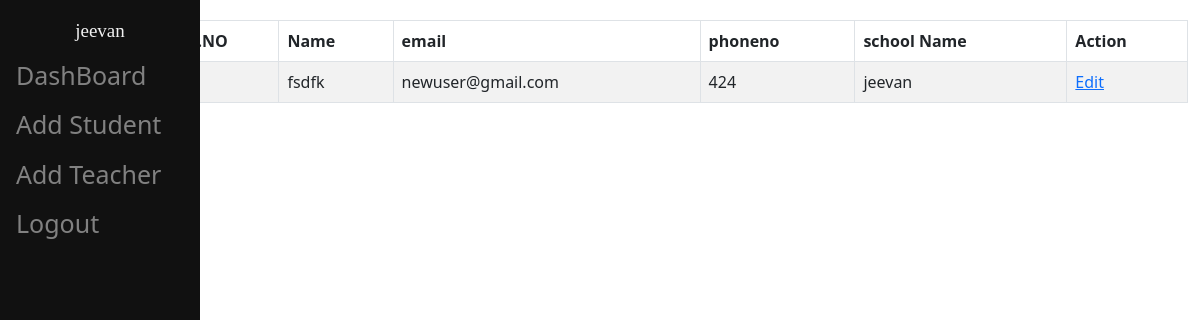
Page /school/allstudent (signed in) on the earlier database version.
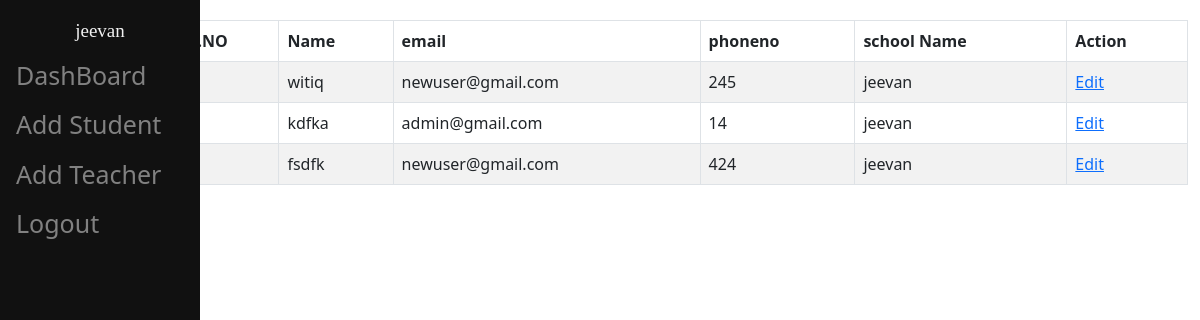
Same page on the later database version.
### Auth/models.py (models this page shows)
class User(AbstractUser):
    name=models.CharField(max_length=60)
    types=models.CharField(max_length=50,choices=ROLES,default="admin")
    def __str__(self):
        return self.username

### school/models.py (models this page shows, shortened)
class SchoolStudentsModel(models.Model):
    schoolProf=models.ForeignKey('school.SchoolProfileModel',on_delete=models.SET_NULL,null=True,blank=True,related_name="studentSchools")
    studentProf=models.ForeignKey('student.StudentProfileModel',on_delete=models.SET_NULL,related_name="studentsSS",null=True,blank=True)
    studentName=models.CharField(max_length=60)
    email=models.EmailField()
    phoneNo=models.BigIntegerField(null=True,blank=True)
    publish = models.DateTimeField(default=timezone.now)
    created = models.DateTimeField(auto_now_add=True)
    updated = models.DateTimeField(auto_now=True)
    status = models.CharField(max_length=10, choices=STATUS_CHOICES, default='draft')

class SchoolProfileModel(models.Model):
    name=models.CharField(max_length=100)
    slug=models.SlugField(max_length=100,blank=True)
    address = models.TextField(null=True, blank=True)
    author = models.ForeignKey('Auth.User', on_delete=models.SET_NULL, related_name='authorSProfile', null=True, blank=True)
    authAdmin = models.OneToOneField('Auth.User',on_delete=models.CASCADE, related_name='authAdminSPM', null=True, blank=True)
    udiseCode=models.CharField(null=True,blank=True,unique=True,max_length=70)
    district=models.CharField(null=True,blank=True,max_length=100)
    block=models.CharField(null=True,blank=True,max_length=100)
    village=models.CharField(null=True,blank=True,max_length=100)
    schoolLogo=models.ImageField(upload_to="schoolLogo",null=True,blank=True)
    pinCode=models.IntegerField(null=True,blank=True)
    schoolCategory=models.CharField(null=True,blank=True,max_length=50)
    principalName=models.CharField(null=True,blank=True,max_length=50)
    principalMobile=models.BigIntegerField(null=True,blank=True)
    principalEmail=models.EmailField(null=True,blank=True,max_length=50)
    spocName=models.CharField(null=True,blank=True,max_length=50)
    spocMobile=models.BigIntegerField(null=True,blank=True)
    spocEmail=models.EmailField(null=True,blank=True,max_length=50)
    publish = models.DateTimeField(default=timezone.now)
    created = models.DateTimeField(auto_now_add=True)
    updated = models.DateTimeField(auto_now=True)
    status = models.CharField(max_length=10, choices=STATUS_CHOICES, default='draft')
    def __str__(self):
        return self.name

### school/views.py (the view)
# urls.py: path('allstudent',views.AllstudentView,name="Allstudentlist"),
def AllstudentView(request):
    schoolStudnet=SchoolStudentsModel.objects.filter(schoolProf__author=request.user).order_by('-id')
    context={
        'schoolStudent':schoolStudnet
    }
    return render(request,'base/allstudent.html',context)

### school/templates/base/allstudent.html
{% extends 'base/schoolBase.html' %}
{% block content %}
    <table class="table table-bordered table-striped">
        <thead>
          <tr>
            <th scope="col">S.NO</th>
            <th scope="col">Name</th>
            <th scope="col">email</th>
            <th scope="col">phoneno</th>
            <th scope="col">school Name</th>
            <th scope="col">Action</th>
          </tr>
        </thead>
        <tbody>
            {% for stuSchool in schoolStudent %}
          <tr>
            <th scope="row">{{forloop.counter}}</th>
            <td>{{stuSchool.studentName}}</td>
            <td>{{stuSchool.email}}</td>
            <td>{{stuSchool.phoneNo}}</td>
            <td>{{stuSchool.schoolProf}}</td>
            <td><a href="{% url 'school:editstudentprofile' stuSchool.id %} ">Edit</a></td>
          </tr>
          {% endfor %}
        </tbody>
      </table>
{% endblock %}

### school/templates/base/schoolBase.html (shortened to what this page needs)
{% load static %}
<!DOCTYPE html>
<html lang="en">
<head>
    <link rel="stylesheet" href="{% static 'css/style.css' %}">
    <link href="https://cdn.datatables.net/v/dt/dt-2.0.7/datatables.min.css" rel="stylesheet">
    <link href="https://cdn.jsdelivr.net/npm/bootstrap@5.0.2/dist/css/bootstrap.min.css" rel="stylesheet">
</head>
<body>
    {% if request.user.types == "school" %}
    <div class="main">
    <header class="NavContainer">
        <div class="container">
            <div class="row">
                <div class="col-12 ">
                    <div class="sidenav">
                            <div class="head_info">
                                <div class="SchoolInfo">
                                <h5>{{request.user}}</h5>
                                </div>
                            </div>
                        <nav >
                            <ul class="nav">
                                <li class="nav-item">
                                    <a href="{% url 'school:Dashboard' %}" class="nav-link">DashBoard</a>
                                </li>
                                <li class="nav-item">
                                    <a href="{% url 'school:SchoolStudent' %}" class="nav-link">Add Student</a>
                                </li>
                                <li class="nav-item">
                                    <a href="{% url 'school:addteacher' %}" class="nav-link">Add Teacher</a>
                                </li>
                                <li class="nav-item">
                                    <a href="{% url 'Auth:Logout' %}" class="nav-link">Logout</a>
                                </li>
                            </ul>
                        </nav>
                    </div>
                </div>
            </div>
        </div>
    </header>
    <section class="MainContainer">
        <div class="container">
            <div class="row ">
                <div class="col-12">
                    {% block content  %}
                    {% endblock %}
                </div>
            </div>
        </div>
    </section>
    </div>
 <footer>
    <h2>Footer</h2>
 </footer>
 {% endif %}
</body>
</html>

### school/static/css/style.css (style rules this page uses)
.NavContainer .sidenav { height:100%; width: 200px; position: fixed; z-index:1; top:0; left:0; background-color:#111; overflow-x:hidden; padding-top:20px; }
.sidenav .head_info .SchoolInfo { display: flex; justify-content: center; align-items: center; gap: 12px; }
.sidenav .head_info .SchoolInfo h5 { color: #f1f1f1; font-size: 19px; font-family: Cambria, Cochin, Georgia, Times, 'Times New Roman', serif; }
.sidenav a { padding:6px 8px 6px 16px; text-decoration: none; font-size:25px; color: #818181; display:block; }
.main { display: flex; justify-content:space-around; gap: 30px; margin:20px 0px; width: 100%; }
.NavContainer { width: 12%; }
.MainContainer { width: 90%; }

Differences in the rows shown:
added SchoolStudentsModel: studentName "witiq", email "newuser@gmail.com", phoneNo "245", schoolProf "jeevan"
added SchoolStudentsModel: studentName "kdfka", email "admin@gmail.com", phoneNo "14", schoolProf "jeevan"
